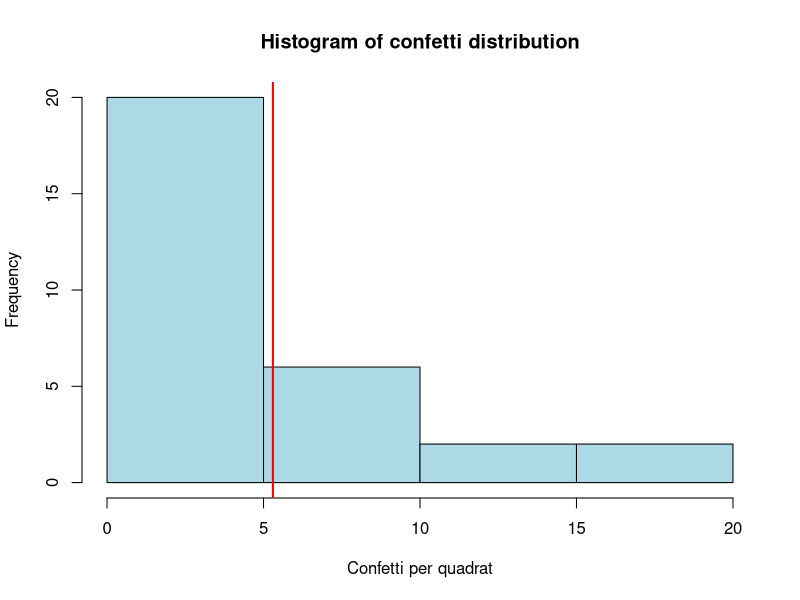
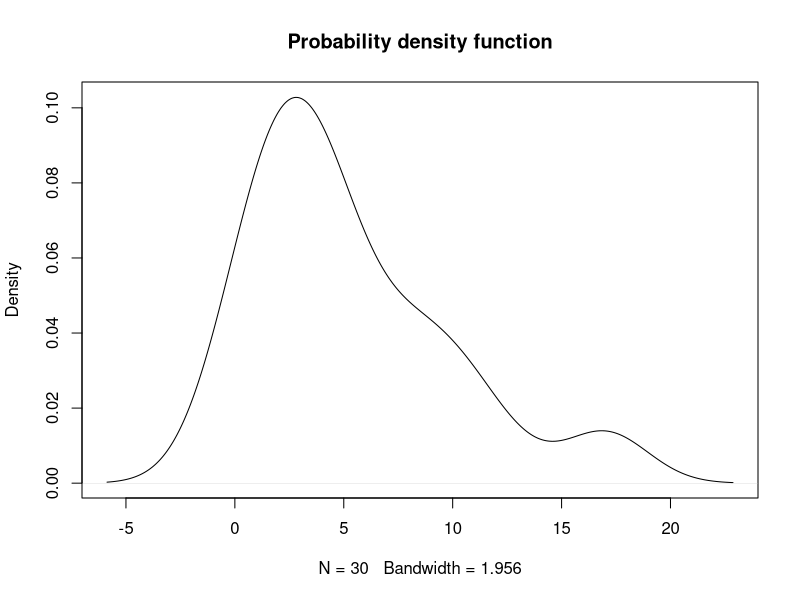

Generate these figures, in order, with R:
# KSM721 - Week 1
# Quadrat sampling and population estimation
# Confetti sampling activity

# we sprinkled confetti in a 400 x 200 cm rectangle. We then made 10 x 10 cm quadrats. The task was to estimate the number of confetti in the rectangle. 
# Number of confetti in each quadrat (sample data)
x <- c(4, 2, 5, 2, 5, 4, 11, 5, 9, 7, 2, 1, 7, 1, 17, 3, 17, 3, 0, 9, 4, 12, 2, 8, 0, 10, 2, 4, 0, 3)

# Number of samples
n <- length(x)
print(n)

# Histogram
hist(x,
     xlab = "Confetti per quadrat",
     main = "Histogram of confetti distribution",
     col = "lightblue")

# Mean line
abline(v = mean(x),
       col = "red",
       lwd = 2)

# Mean confetti per quadrat
mean_x <- mean(x)
print(mean_x)

# Variance and standard deviation
variance_x <- var(x)
sd_x <- sd(x)

print(variance_x)
print(sd_x)

d <- density(x)
str(d)
# Density plot
plot(density(x),
     main = "Probability density function")

# Total quadrats in rectangle
total_quadrats <- 800

# Estimated total confetti
total_estimate <- mean_x * total_quadrats
print(total_estimate)

# Standard error
standard_error <- sd_x / sqrt(n)

# Standard error for total estimate
total_standard_error <- total_quadrats * standard_error

print(total_standard_error)

# Final estimate
cat("Estimated total confetti:",
    total_estimate,
    "+/-",
    total_standard_error)
